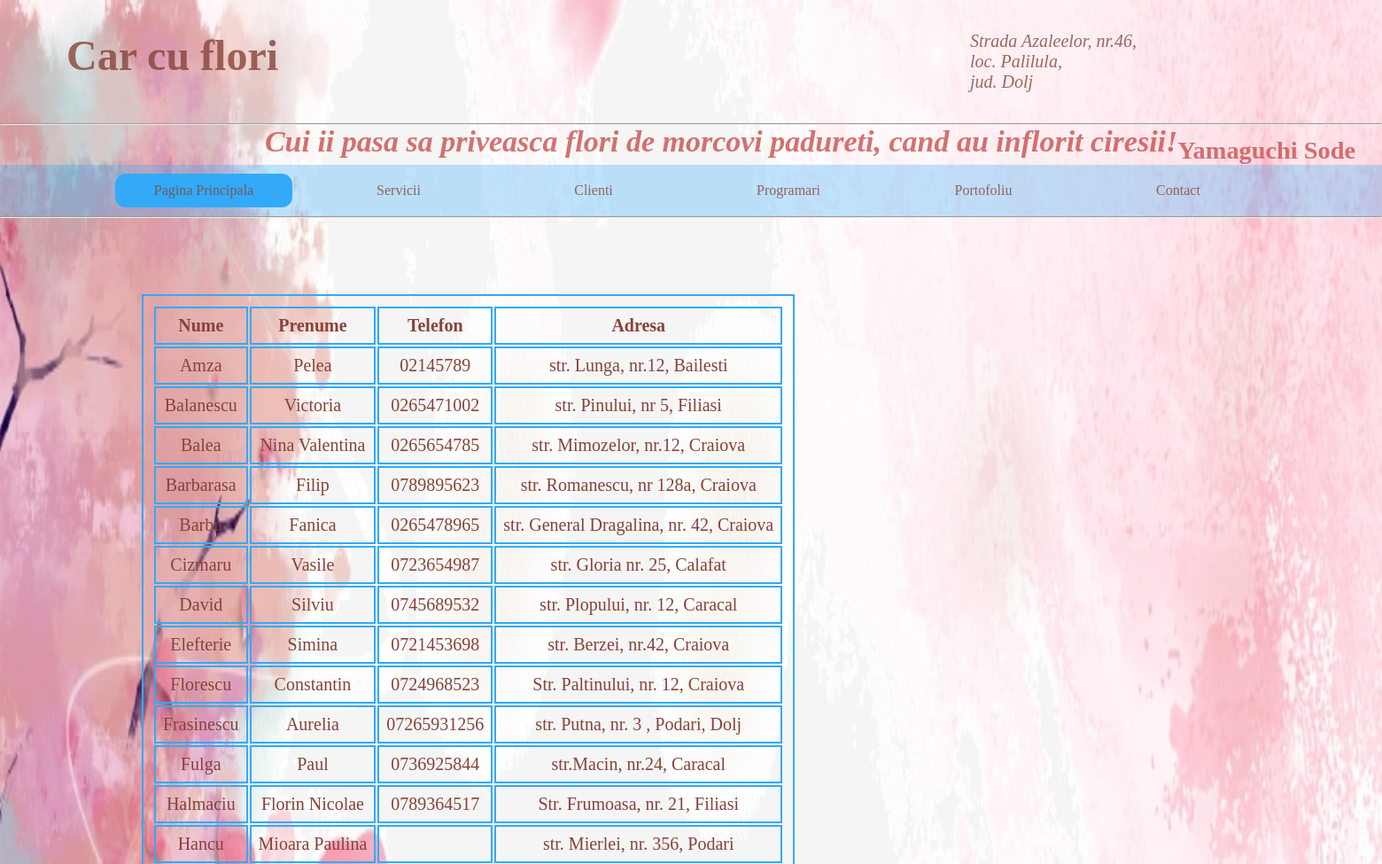
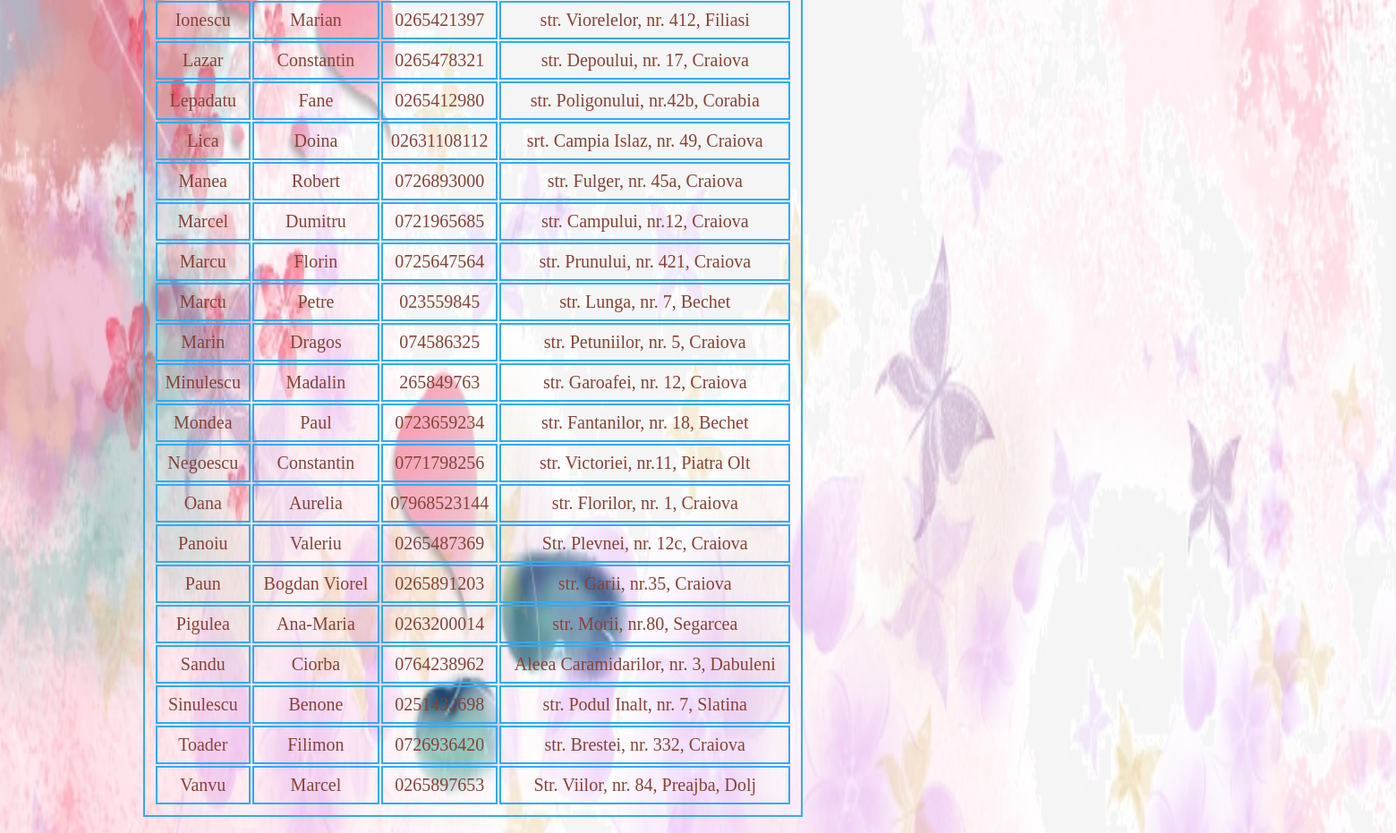
The page /clienti.php on the database its author committed (2 pictures, top to bottom).
### tables this page shows
CREATE TABLE IF NOT EXISTS `clienti` (
  `idclient` int(10) NOT NULL AUTO_INCREMENT,
  `nume` varchar(25) NOT NULL,
  `prenume` varchar(25) NOT NULL,
  `telefon` text NOT NULL,
  `adresa` varchar(100) NOT NULL,
  PRIMARY KEY (`idclient`)
);

### clienti.php (the view, shortened to what this page needs)
<!DOCTYPE html>
<html>
  <head>
    <link rel="stylesheet" href="styles.css" />
    </head>
<body>
    <div class="cont">
        <ul>
            <li><p class="car"><b>Car cu flori</b></p></li>
            <li><address class="adresa">Strada Azaleelor, nr.46,<br>loc. Palilula,<br>jud. Dolj</address></li>
        </ul>
    </div><hr>
    <h1 class="citat"><cite>Cui ii pasa sa priveasca flori de morcovi padureti, cand au inflorit ciresii!</cite><sub>Yamaguchi Sode</sub></h1>
    <div class="meniu">
        <ul>
            <li class="flori"><a href="index.php"><i class="fa-sharp fa-solid fa-house"></i>Pagina Principala</a></li>
            <li><a href="servicii.php">Servicii</a></li>
            <li><a href="#">Clienti</a>
            </li>
            <li><a href="#">Programari</a>
            </li>
            <li><a href="portofoliu.php">Portofoliu</a></li>
            <li><a href="#">Contact</a>
            </li>
        </ul>
    </div><hr>
    <div class="empty">
    </div>
    <div class="informations"><br>
		<table class="tabel"><br>
			<tr>
				<td><b>Nume</b></td>
				<td><b>Prenume</b></td>
				<td><b>Telefon</b></td>
				<td><b>Adresa</b></td>
			</tr>
		<?php include 'connect_database.php';
			$sql = "SELECT nume, prenume, telefon, adresa FROM clienti ORDER BY nume";
			$result = $conn->query($sql);
		if ($result->num_rows > 0){
			while($row = $result->fetch_assoc()){
				echo "<tr>
                    <td> ". $row["nume"]. " </td>
                    <td> " . $row["prenume"] . "</td>
                    <td> " . $row["telefon"] . "</td>
                    <td> " . $row["adresa"] . "</td>
                </tr> ";
			}
		}
        else{
			echo "0 results";
		}
		?>
    </div>
</body>
</html>

### styles.css (style rules this page uses)
* { box-sizing: border-box; padding: 0; margin: 0; }
body { background-image: url(imagini/cires.jpg); background-repeat: no-repeat; background-attachment: fixed; background-size: 100% 100%; }
.cont { margin-left: 40px; background: none; text-align: left; }
.cont ul { display: inline-flex; list-style: none; }
.cont ul li { width: 1020px; padding: 35px; }
.car { font-family: papyrus; font-size: 48px; width: 600px; color: rgba(134, 67,56, 0.8); }
.adresa { font-size: 20px; color:rgba(134, 67,56, 0.8) ; }
.citat { font-family: papyrus; text-align: right; color: rgba(200, 80, 78, 0.8); margin-right: 30px; font-size: 34px; }
.meniu { text-align: center; background: rgba(50, 170, 247, 0.3); }
.meniu ul { display: inline-flex; list-style: none; color: white; }
.meniu ul li { width: 200px; margin: 10px; padding: 10px; }
.meniu ul li a { text-decoration: none; color: rgba(134, 67,56, 0.8); }
.flori, .meniu ul li:hover { background: rgba(50, 170, 247, 1.0); border-radius: 12px; }

### clienti.php (style rules this page uses)
.informations { margin-left: 40px; background: none; text-align: left; margin-left: 10rem; margin-top: 2rem; }
.informations .tabel { padding: 10px; text-align: center; border: 2px solid rgba(50, 170, 247, 1.0); font-size: 20px; font-family: papyrus; color: rgba(134, 67, 56, 1.0); }
.informations .tabel td { border: 2px solid rgba(50, 170, 247, 1.0); padding: 8px; }

### rows shown on the page
clienti: nume "Amza", prenume "Pelea", telefon "02145789", adresa "str. Lunga, nr.12, Bailesti"
clienti: nume "Balanescu", prenume "Victoria", telefon "0265471002", adresa "str. Pinului, nr 5, Filiasi"
clienti: nume "Balea", prenume "Nina Valentina", telefon "0265654785", adresa "str. Mimozelor, nr.12, Craiova"
clienti: nume "Barbarasa", prenume "Filip", telefon "0789895623", adresa "str. Romanescu, nr 128a, Craiova"
clienti: nume "Barbu", prenume "Fanica", telefon "0265478965", adresa "str. General Dragalina, nr. 42, Craiova"
clienti: nume "Cizmaru", prenume "Vasile", telefon "0723654987", adresa "str. Gloria nr. 25, Calafat"
clienti: nume "David", prenume "Silviu", telefon "0745689532", adresa "str. Plopului, nr. 12, Caracal"
clienti: nume "Elefterie", prenume "Simina", telefon "0721453698", adresa "str. Berzei, nr.42, Craiova"
clienti: nume "Florescu", prenume "Constantin", telefon "0724968523", adresa "Str. Paltinului, nr. 12, Craiova"
clienti: nume "Frasinescu", prenume "Aurelia", telefon "07265931256", adresa "str. Putna, nr. 3 , Podari, Dolj"
clienti: nume "Fulga", prenume "Paul", telefon "0736925844", adresa "str.Macin, nr.24, Caracal"
clienti: nume "Halmaciu", prenume "Florin Nicolae", telefon "0789364517", adresa "Str. Frumoasa, nr. 21, Filiasi"
clienti: nume "Hancu", prenume "Mioara Paulina", adresa "str. Mierlei, nr. 356, Podari"
clienti: nume "Ionescu", prenume "Marian", telefon "0265421397", adresa "str. Viorelelor, nr. 412, Filiasi"
clienti: nume "Lazar", prenume "Constantin", telefon "0265478321", adresa "str. Depoului, nr. 17, Craiova"
clienti: nume "Lepadatu", prenume "Fane", telefon "0265412980", adresa "str. Poligonului, nr.42b, Corabia"
clienti: nume "Lica", prenume "Doina", telefon "02631108112", adresa "srt. Campia Islaz, nr. 49, Craiova"
clienti: nume "Manea", prenume "Robert", telefon "0726893000", adresa "str. Fulger, nr. 45a, Craiova"
clienti: nume "Marcel", prenume "Dumitru", telefon "0721965685", adresa "str. Campului, nr.12, Craiova"
clienti: nume "Marcu", prenume "Florin", telefon "0725647564", adresa "str. Prunului, nr. 421, Craiova"
clienti: nume "Marcu", prenume "Petre", telefon "023559845", adresa "str. Lunga, nr. 7, Bechet"
clienti: nume "Marin", prenume "Dragos", telefon "074586325", adresa "str. Petuniilor, nr. 5, Craiova"
clienti: nume "Minulescu", prenume "Madalin", telefon "265849763", adresa "str. Garoafei, nr. 12, Craiova"
clienti: nume "Mondea", prenume "Paul", telefon "0723659234", adresa "str. Fantanilor, nr. 18, Bechet"
clienti: nume "Negoescu", prenume "Constantin", telefon "0771798256", adresa "str. Victoriei, nr.11, Piatra Olt"
clienti: nume "Oana", prenume "Aurelia", telefon "07968523144", adresa "str. Florilor, nr. 1, Craiova"
clienti: nume "Panoiu", prenume "Valeriu", telefon "0265487369", adresa "Str. Plevnei, nr. 12c, Craiova"
clienti: nume "Paun", prenume "Bogdan Viorel", telefon "0265891203", adresa "str. Garii, nr.35, Craiova"
clienti: nume "Pigulea", prenume "Ana-Maria", telefon "0263200014", adresa "str. Morii, nr.80, Segarcea"
clienti: nume "Sandu", prenume "Ciorba", telefon "0764238962", adresa "Aleea Caramidarilor, nr. 3, Dabuleni"
clienti: nume "Sinulescu", prenume "Benone", telefon "0251432698", adresa "str. Podul Inalt, nr. 7, Slatina"
clienti: nume "Toader", prenume "Filimon", telefon "0726936420", adresa "str. Brestei, nr. 332, Craiova"
clienti: nume "Vanvu", prenume "Marcel", telefon "0265897653", adresa "Str. Viilor, nr. 84, Preajba, Dolj"
